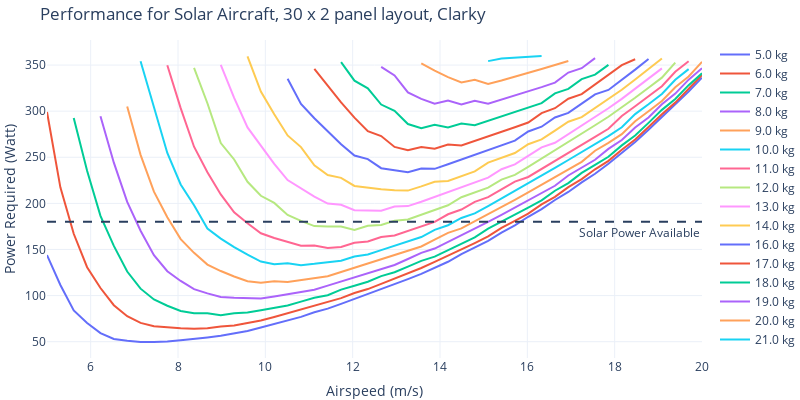

Notebook cell for this chart:
### Code cell
fig = go.Figure()

for i, (k,df) in enumerate(perf.groupby(["in_lift"])):
    df = df.sort_values("fs_v")
    df = df.loc[df.power <= df.solar_power*2]
    fig.add_trace(go.Scatter(
        x=df.fs_v,
        y=df.power,
        name=f"{round(k[0]/9.81, 0)} kg",
        mode="lines"
    ))
fig.add_hline(y=perf.solar_power.iloc[0], line_dash="dash", 
              annotation_text="Solar Power Available", 
              annotation_position="bottom right")
fig.update_layout(
    template="plotly_white",
    xaxis=dict(title='Airspeed (m/s)'),
    yaxis=dict(title='Power Required (Watt)'),
    margin=dict(l=0, r=0, b=0, t=40),
    title="Performance for Solar Aircraft, 30 x 2 panel layout, Clarky",
    width=800, height=400
)
